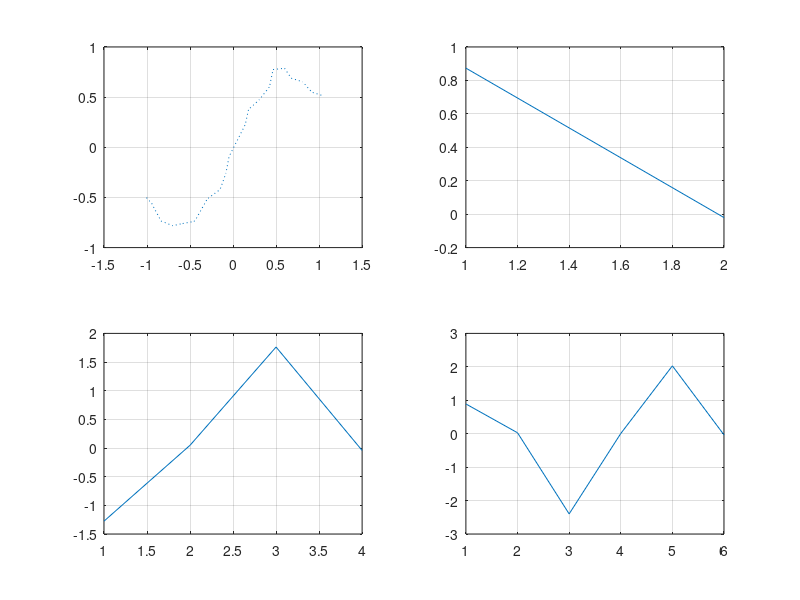

The MATLAB script that drew this image:
clc
clear
xi = [-1.00618, -0.9457,  -0.83748, -0.70018, -0.60838, -0.45486, -0.43177, -0.30001, -0.15028, -0.08273, -0.04579, 0.142306, 0.180491, 0.305722,  0.42359, 0.464966, 0.598916, 0.675807, 0.810735, 0.915424, 1.040305];
yi = [-0.50212, -0.55886,-0.73497,-0.78201, -0.76401,-0.73944,-0.71752,-0.51484, -0.4206,-0.25697,-0.09099,0.226821, 0.377523,0.474654,0.602706,0.77508, 0.787781,0.688962,0.651689,0.549357,0.515353];

p1 = polyfit(xi,yi,1);
p2 = polyfit(xi,yi,3);
p3 = polyfit(xi,yi,5);
figure
subplot(2,2,1)
plot(xi,yi,':')
grid on
subplot(2,2,2)
plot(xi,yi,':')
plot(p1)
grid on
subplot(2,2,3)
plot(xi,yi,':')
plot(p2)
grid on
subplot(2,2,4)
plot(xi,yi,':')
plot(p3)
grid on








